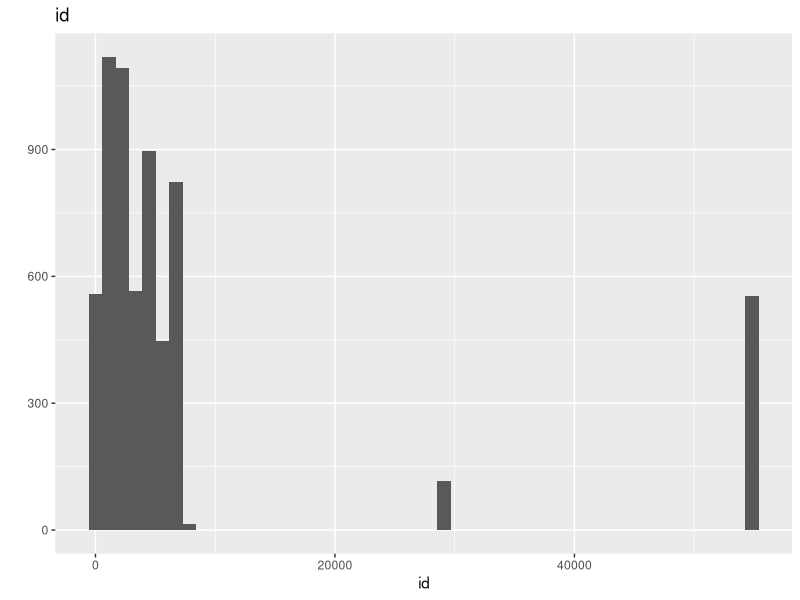
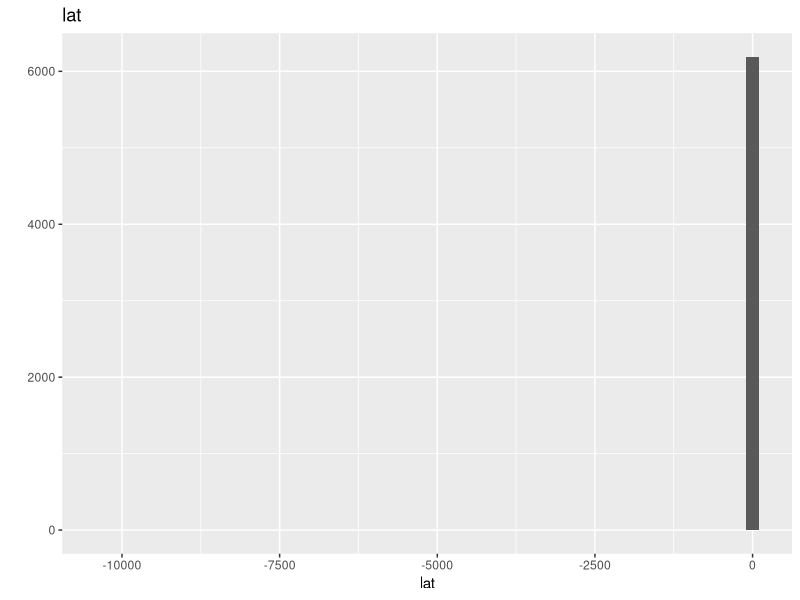
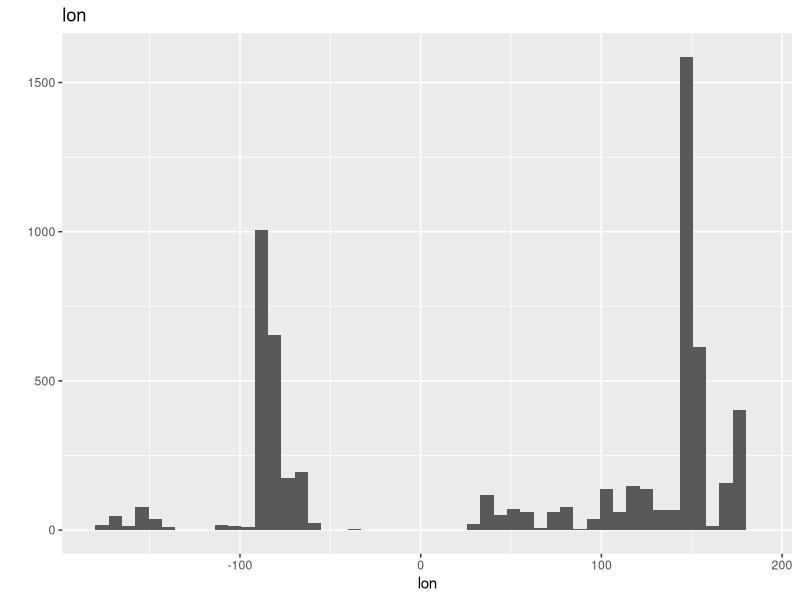
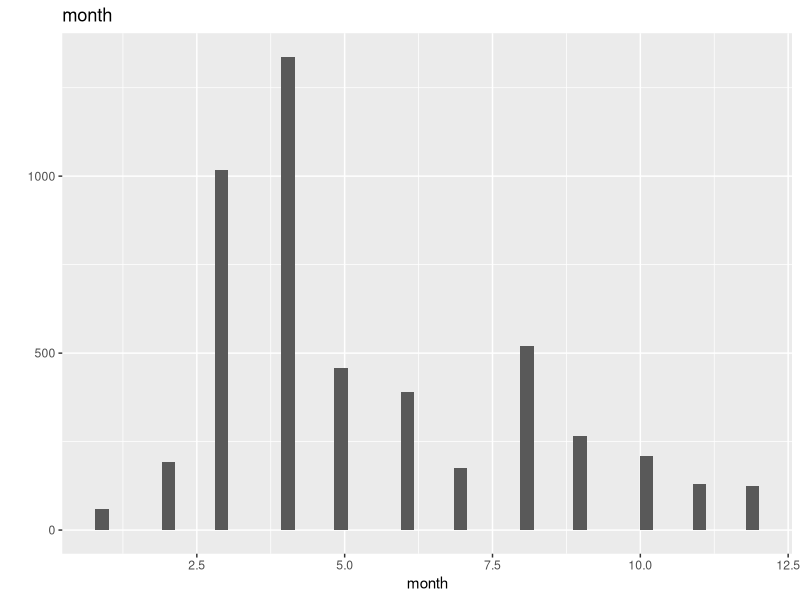
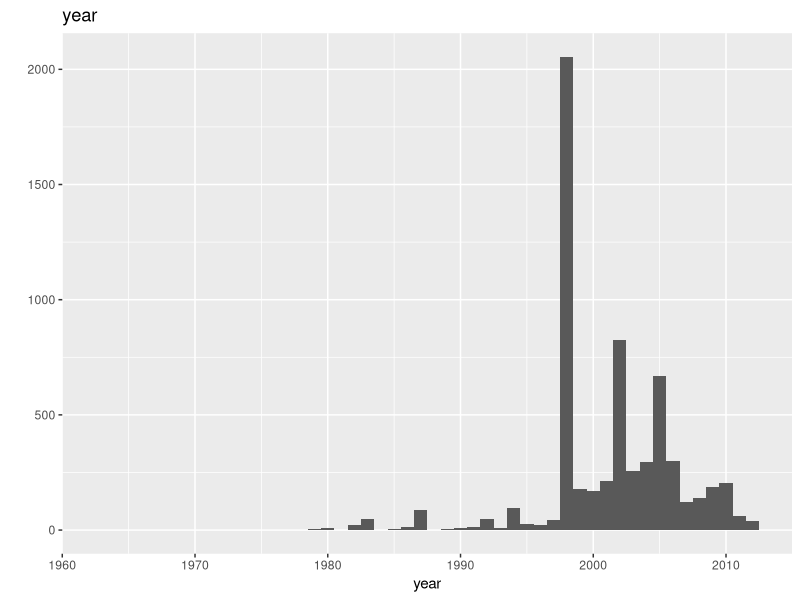
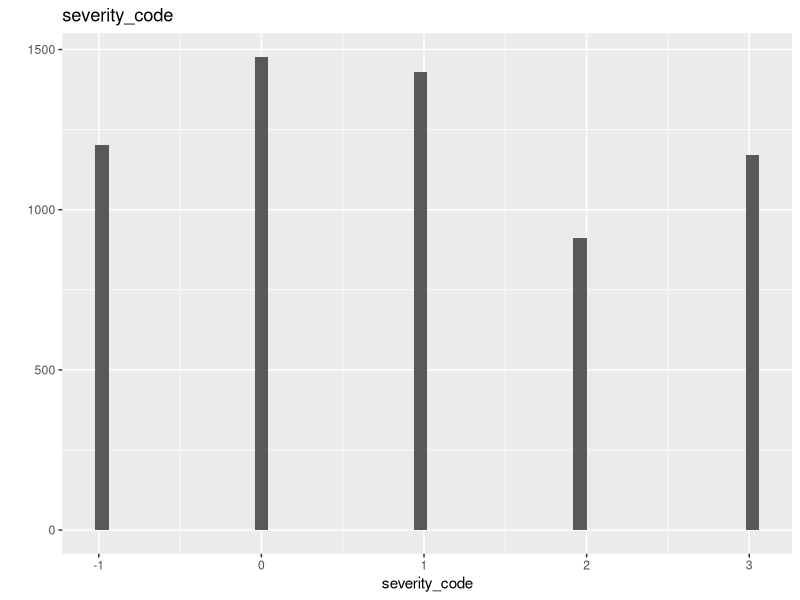
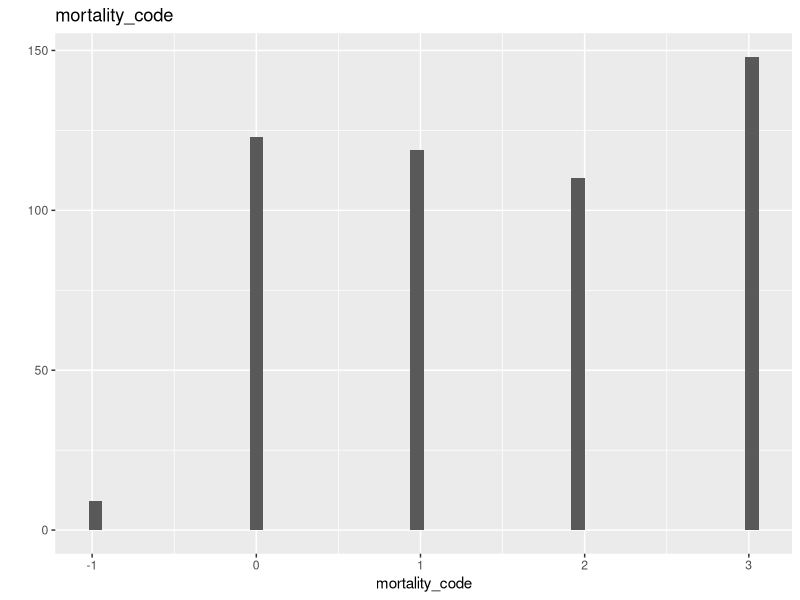
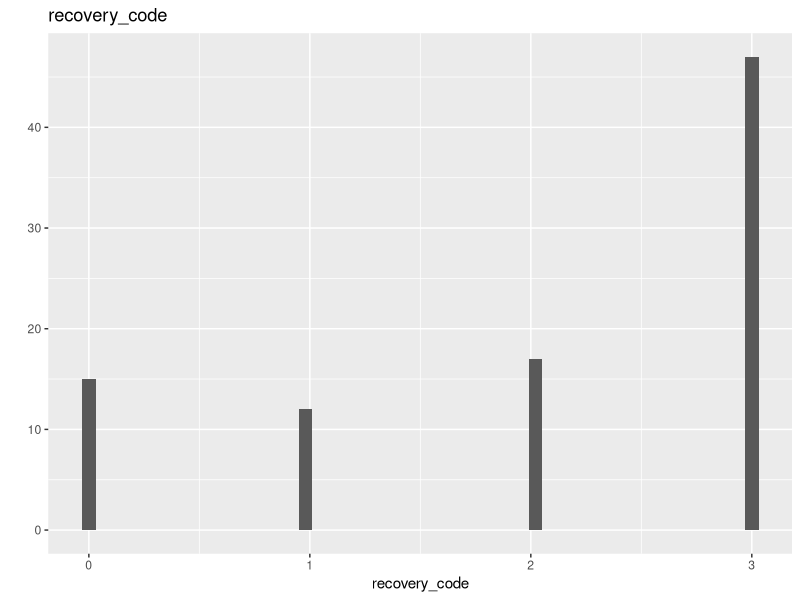

These figures' R source, in order: (Note: this script raises an error after producing the figures.)

##############################################################################################################
## CAP 6737 - Final Project - Coral Data Visualization
## Name: Luis A. Rivera Morales
##############################################################################################################

# set working dir
setwd("C:/Users/groot/Desktop/gitluis/coralviz")


## MISSING PACKAGES
## ----------------
## Use install.packages("pkg_name") to install any missing packages.


## CORAL DATA ANALYSIS
## -------------------
## The idea is to obtain a coral dataset containing coral information such as location, coral bleaching, or
## coral diseases with enough different corals and/or metrics to generate multiple visualizations of the
## data set for further analysis. A dashboard containing different graphs showing the information in
## different forms which could even lead to detecting any similarities in between the coral samples.

# read Coral dataset
ds = read.csv("data/CoralBleachingRaw.csv")
ds.raw = ds


# separate numerical variables from categorical variables
ds.numeric = ds[ , sapply(ds, is.numeric)]
ds.categorical = ds[ , sapply(ds, is.factor)]


## -----------------------------------------------------------------------------------------------------------
## Data Analysis
## -----------------------------------------------------------------------------------------------------------

#install.packages("ggplot2")
require(ggplot2, quietly=TRUE, warn.conflicts=FALSE)

# get_column_index: Retrieves column index of a data frame
get_column_index = function(column, data){
  return( grep(column, colnames(data))[1] )
}

# Histogram & Bar chart functions
histogram = function(i){
  qplot(ds.numeric[,i], geom="histogram", bins=50, main=names(ds.numeric)[i], xlab=names(ds.numeric)[i])
}
barchart = function(i){
  qplot(ds.categorical[,i], geom="bar", main=names(ds.categorical)[i], xlab=names(ds.categorical)[i])
}


# check structure & analyze variables
str(ds)


# plot histograms of numerical variables
lapply(1:3, histogram)
lapply(4:6, histogram)
lapply(7:9, histogram)


# plot bar charts of categorical variables
barchart(get_column_index("region", ds.categorical))
barchart(get_column_index("subregion", ds.categorical))
barchart(get_column_index("bleaching_severity", ds.categorical))

# mortality is numeric in reality, need to replace with numbers
barchart(get_column_index("mortality", ds.categorical))


## -----------------------------------------------------------------------------------------------------------
## Numerical/Categorical Variables Recoding for Coral Bleaching
## -----------------------------------------------------------------------------------------------------------
require(stringr, quietly=TRUE, warn.conflicts=FALSE)

# lowercase bleaching severity levels & show graph
levels(ds$bleaching_severity) = c("High", "Low", "Medium", "No Bleaching", "Unknown")
i = get_column_index("bleaching_severity", ds)
qplot(ds[,i], geom="bar", main=names(ds)[i], xlab=names(ds)[i])
rm(i)


# replace empty levels with no data (NA)
levels(ds$region)[1] = "NA"
levels(ds$subregion)[1] = "NA"


# re-code coral families
# ----------------------
str(ds$coral_family)
families = ds$coral_family

comma_in_string = function(x){
  return( grepl(",", x) )
}

# retrieve which families can be converted
rows = comma_in_string( levels(families) )
levels(families)[rows] = "Mixed"

# save variable
ds$coral_family = families

# show graph
ds.categorical = ds[ , sapply(ds, is.factor)]
barchart(get_column_index("coral_family", ds.categorical))


# convert mortality code to factor
# --------------------------------
summary(ds$mortality_code)

# 92% missing data
5681/nrow(ds) * 100

# convert
mc = as.factor(ds$mortality_code)
mc[which(is.na(mc))] = NA

# save
ds$mortality_code = mc


# regex for float or int numbers only
p_num = "\\d+\\.*\\d*"

# verify coral mortality level (%)
# --------------------------------
#   92% of 'mortalitly' levels is missing data
length(which(ds$mortality == ""))
length(which(ds$mortality == "")) / nrow(ds) * 100

# take sample (non-NAs)
m = ds$mortality
sample_rows = which(m != "")

# extract numbers from strings
sample = m[sample_rows]
sample = str_extract(sample, p_num)

# convert to numeric
sample = as.numeric(format(round(as.numeric(sample), 2), nsmall=2))

# prepare cleaned data
m = rep(NA, nrow(ds))
m[sample_rows] = sample

# conver any mortality % over 100 to NA
m[which(m > 100)] = NA

# check stats
summary(m)
nrow(ds) - 5857 == length(sample_rows)

# save
ds$mortality = m

# re-calculate coral mortality level proportions
length(which(is.na(m)))
length(which(is.na(m))) / nrow(ds) * 100

# so we ended up with 94% of 'mortality' levels missing
# and 6% of data being good...


# verify coral affected by bleaching (%)
# --------------------------------------
#   75% of 'percentage_affected' is missing data
length(which(ds$percentage_affected == ""))
length(which(ds$percentage_affected == "")) / nrow(ds) * 100

# take sample (non-NAs)
perc_affected = ds$percentage_affected
sample_rows = which(perc_affected != "")

# extract numbers from strings
sample = perc_affected[sample_rows]
sample = str_extract(sample, p_num)

# convert to numeric
sample = as.numeric(format(round(as.numeric(sample), 2), nsmall=2))

# prepare cleaned data
perc_affected = rep(NA, nrow(ds))
perc_affected[sample_rows] = sample

# check stats
summary(perc_affected)
nrow(ds) - 4591 == length(sample_rows)

# save
ds$percentage_affected = perc_affected


# how much data from mortality and percentage affected
# variables can we use in reality for graphs?
m_rows = which(!is.na(m))
tmp_data = cbind(mortality=m[m_rows], percentage_affected=perc_affected[m_rows])

nrow(na.omit(tmp_data))

# view data
View(na.omit(tmp_data))

# Answer: There are 103 observations that we can use.


# verify sea water temperature for observations
# ---------------------------------------------
#   83% of 'water_temperature' is missing data
length(which(ds$water_temperature == ""))
length(which(ds$water_temperature == "")) / nrow(ds) * 100

# take sample (non-NAs)
water_temp = ds$water_temperature
sample_rows = which(water_temp != "")

# extract numbers from strings
sample = water_temp[sample_rows]
sample = str_extract(sample, p_num)

# convert to numeric
sample = as.numeric(format(round(as.numeric(sample), 2), nsmall=2))

# Function: Converts emperature from Fahrenheit to Celsius
F_to_C = function(f){
  temp = (f - 32) / 1.8
  temp = as.numeric(format(round(temp, 2), nsmall=2))
  return(temp)
}

# any temp > 90 --- set to 90 F
sample[sample > 90] = 90
summary(sample)

# any temp > 50 --- to Celsius
over_50_rows = sample > 50
sample[over_50_rows] = sapply(sample[over_50_rows], F_to_C)
sample[sample > 32.22] = 32.22
summary(sample)

# prepare cleaned data
water_temp = rep(NA, nrow(ds))
water_temp[sample_rows] = sample

# check stats
summary(water_temp)
nrow(ds) - 5124 == length(sample_rows)

# save
ds$water_temperature = water_temp


# drop any variables that will not be used
ds = ds[, -which(colnames(ds) == "month")]
ds = ds[, -which(colnames(ds) == "bleaching_duration")]
ds = ds[, -which(colnames(ds) == "recovery_code")]
ds = ds[, -which(colnames(ds) == "reference_code")]
ds = ds[, -which(colnames(ds) == "remarks")]
ds = ds[, -which(colnames(ds) == "other_factors")]
ds = ds[, -which(colnames(ds) == "survey_area")]
ds = ds[, -which(colnames(ds) == "survey_type")]
ds = ds[, -which(colnames(ds) == "recovery")]

## -----------------------------------------------------------------------------------------------------------
# Export prepared dataset(s)
## -----------------------------------------------------------------------------------------------------------
write.csv(ds, file="data/CoralBleaching.csv", na="", row.names=FALSE, col.names=TRUE)



